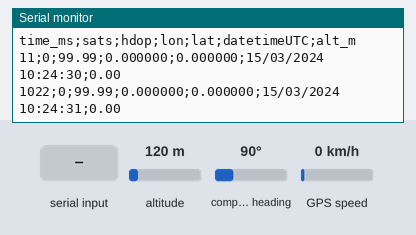
A program run on a simulated ESP32. Parts: the last lines printed to the serial monitor. The test bench sets the inputs (shaded band); at power-on: altitude 120 m, compass heading 90°, GPS speed 0 km/h. The GPS gets a fix after 3 s at 37.7749, -122.4194 with 8 satellites.

Above: at 1.2 s.
1.3 s: altitude set to 20 m
At 2.4 s:
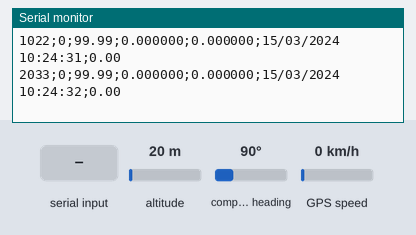
2.8 s: "1" received over the second serial link
4.3 s: compass heading set to 7°
At 5.6 s:
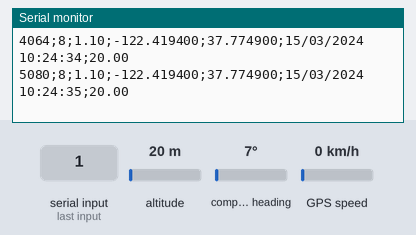
5.8 s: GPS speed set to 30 km/h
At 6.5 s:
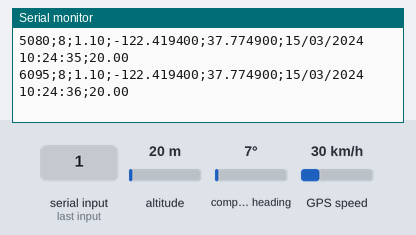
Timing chart, 0 to 8.3 s (numbered marks = the images above; inputs shaded):
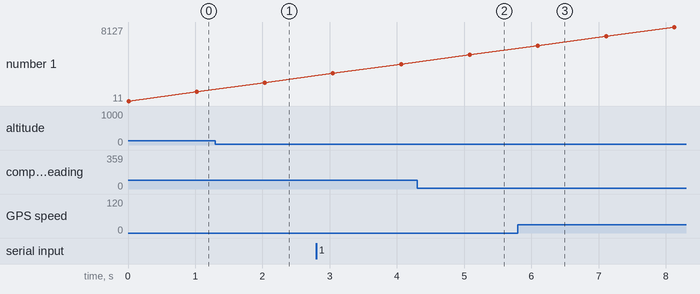

Measured:
- plotted number 1: 5080 → 8127 after the input at 5.8 s

The program:

main.cpp
```cpp
// ============================================================================
// GPS,CSV naar Serial (eerste versie)
// ============================================================================

#include <Arduino.h>
#include <TinyGPSPlus.h>

// Pin-defines voor UART1 (GPS)
#define GPS_RX   16  // RX-pin van de ESP32 (verbonden met TX van GPS)
#define GPS_TX   17  // TX-pin van de ESP32 (verbonden met RX van GPS)
#define GPS_BAUD 9600

// Meet-interval
#define DELAY_TIME 1000

// GPS-parser object
TinyGPSPlus gps;

// Seriële poort 1 voor GPS (HardwareSerial instance)
HardwareSerial SerialGPS(1);

void setup() {
  // Seriële monitor
  Serial.begin(115200);
  while (!Serial) {
    delay(10);
  }

  // Seriële poort voor GPS starten (UART1 op de ESP32)
  SerialGPS.begin(GPS_BAUD, SERIAL_8N1, GPS_RX, GPS_TX);

  // CSV-header
  Serial.println("time_ms;sats;hdop;lon;lat;datetimeUTC;alt_m");
}

void loop() {
  // Zolang er bytes van GPS binnenkomen, naar TinyGPS++ doorsturen
  while (SerialGPS.available()) {
    gps.encode(SerialGPS.read());
  }

  unsigned long t = millis();

  // Aantal satellieten (of -1 als niet geldig)
  int sats = gps.satellites.isValid() ? gps.satellites.value() : -1;
  // HDOP (horizontale nauwkeurigheid)
  float hdop = gps.hdop.isValid() ? gps.hdop.hdop() : 0.0f;
  // Breedtegraad
  double lat = gps.location.isValid() ? gps.location.lat() : 0.0;
  // Lengtegraad
  double lon = gps.location.isValid() ? gps.location.lng() : 0.0;
  // Hoogte in meter
  float alt = gps.altitude.isValid() ? gps.altitude.meters() : 0.0f;

  // Datum + tijd string (UTC)
  char dateTime[30];
  if (gps.date.isValid() && gps.time.isValid()) {
    snprintf(dateTime, sizeof(dateTime),
             "%02d/%02d/%04d %02d:%02d:%02d",
             gps.date.day(), gps.date.month(), gps.date.year(),
             gps.time.hour(), gps.time.minute(), gps.time.second());
  } else {
    // Indien geen geldige datum/tijd
    snprintf(dateTime, sizeof(dateTime),
             "00/00/0000 00:00:00");
  }

  // CSV-lijn samenstellen
  char line[160];
  snprintf(line, sizeof(line),
           "%lu;%d;%.2f;%.6f;%.6f;%s;%.2f",
           t, sats, hdop, lon, lat, dateTime, alt);

  // Naar Serial sturen
  Serial.println(line);

  // Wachten tot volgende update
  delay(DELAY_TIME);
}
```
